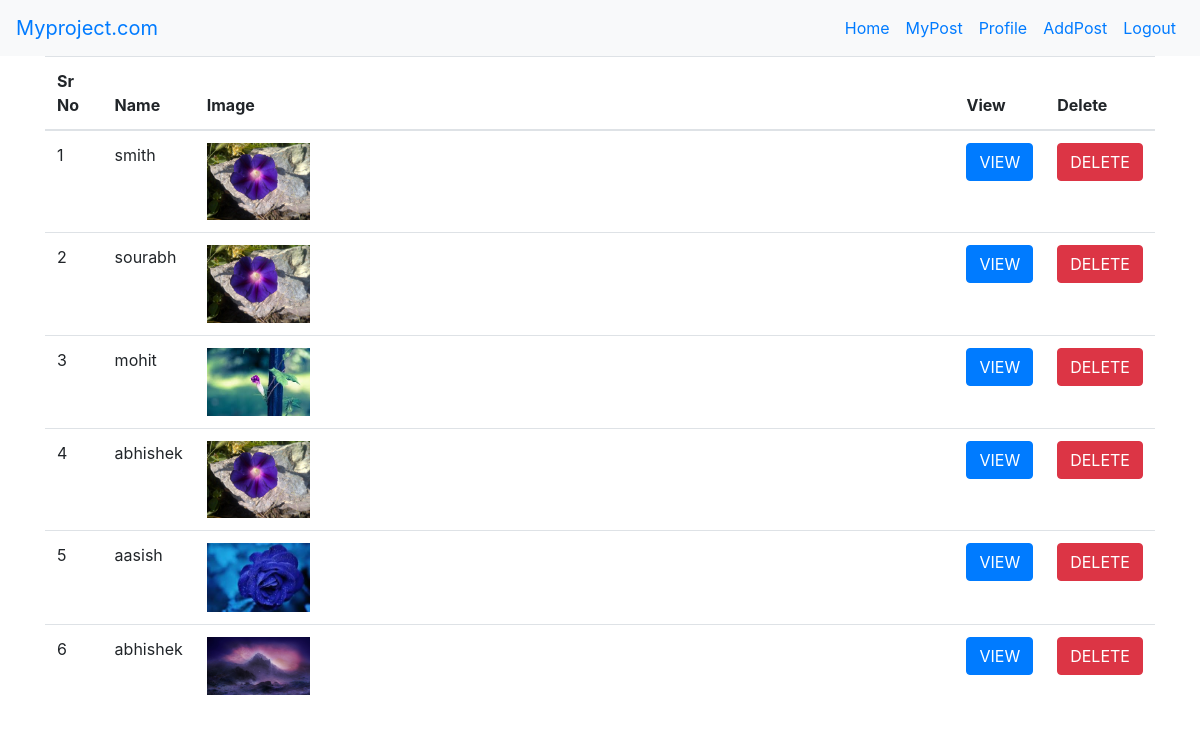
The page /admin_home.php (signed in) on the database its author committed.
### tables this page shows
CREATE TABLE `users_new` (
  `id` int(255) NOT NULL,
  `gender` varchar(255) NOT NULL,
  `email` varchar(255) NOT NULL,
  `password` varchar(255) NOT NULL,
  `profession` varchar(255) NOT NULL,
  `about` varchar(255) NOT NULL,
  `image` varchar(255) NOT NULL,
  `name` varchar(255) NOT NULL,
  `is_admin` int(11) NOT NULL COMMENT '1-Admin,0-User'
);

### admin_home.php (the view, shortened to what this page needs)
<?php
    $srNo=0;
    include "header.php";
?>
<div class="container">
    <table class="table table-hover">
        <thead>
            <tr>
                <th>Sr No</th>
                <th>Name</th>
                <th>Image</th>
                <th>View</th>
                <th>Delete</th>
            </tr>
        </thead>
        <tbody>
            <?php
                $limit = 10;
                if (isset($_GET["page"])) {
                        $page  = $_GET["page"];
                }
                else {
                    $page=1;
                };
                $start = ($page-1) * $limit;
                $sql = "SELECT id,name,image FROM users_new
                WHERE email NOT IN ('".$_SESSION['email']."')
                LIMIT $start, $limit";
                $res = mysqli_query($conn,$sql);
                if ($res->num_rows > 0){
                    while($row = mysqli_fetch_assoc($res)){
                        $srNo++;
                        ?>
                            <tr>
                                <td> <?php echo $srNo ?> </td>
                                <td> <?php echo $row['name'] ?> </td>
                                <td> <?php if($row['image'] == ""){ echo "No Profile"; } else{ ?> <img src ="images/<?php echo $row['image']?>" style="max-width:14%; max-height:10%;"><?php } ?></td>
                                <td> <a href="view_post.php?view=<?php  echo $row['id'] ?>" class="btn btn-primary">VIEW</a> </td>
                                <td> <a href="admin_home.php?delete=<?php  echo $row['id'] ?>" class="btn btn-danger">DELETE</a> </td>
                            </tr>
                        <?php
                    }
                }
            ?>
    </table>
</div>
<?php include "footer.php"; ?>

### header.php (shortened to what this page needs)
<?php
        $check = 0;
    if(isset($_SESSION['email']) && !empty($_SESSION['email'])){
        $admin= $_SESSION['admin'];
        $check =1;
    }
?>
<!DOCTYPE html>
<html>
    <head>
        <link rel="stylesheet" href="assets/css/bootstrap.css">
    </head>
    <body>
    <nav class="navbar navbar-expand-sm bg-light">
                <a href="index.php" class="navbar-brand">Myproject.com</a>
                <ul class="navbar-nav ml-auto">
                    <?php if($check == 0){ ?>
                        <li class="nav-item">
                            <a href="signup.php" class="nav-link"> Sign Up</a>
                        </li>
                        <li class="nav-item"><a href="login.php" class="nav-link"> Login</a></li>
                    <?php } else if($admin==1){ ?>
                        <li class="nav-item">
                            <a href="admin_home.php" class="nav-link">Home</a>
                        </li>
                        <li class="nav-item">
                            <a href="my_post.php" class="nav-link">MyPost</a>
                        </li>
                        <li class="nav-item">
                            <a href="profile.php" class="nav-link">Profile</a>
                        </li>
                        <li class="nav-item">
                            <a href="add_post.php" class="nav-link">AddPost</a>
                        </li>
                        <li class="nav-item">
                            <a href="logout.php" class="nav-link">Logout</a>
                        </li>
                    <?php } ?>
                </ul>
        </nav>

### footer.php
</body>
</html>

### rows shown on the page
users_new: name "smith", image (picture)
users_new: name "sourabh", image (picture)
users_new: name "mohit", image (picture)
users_new: name "abhishek", image (picture)
users_new: name "aasish", image (picture)
users_new: name "abhishek", image (picture)
